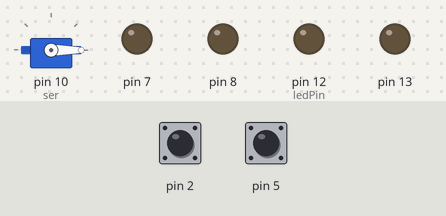
This sketch was run on a simulated Arduino Uno, built with avr-gcc and run on an emulated ATmega328P. On the bench: servo, output pins drawn as LEDs (lit = HIGH). Dashed ring = blinking. The inputs (shaded band) are chosen by the test bench; at power-on: pin 2 HIGH, pin 5 HIGH.

Above: at 3.2 s.
3.3 s: pin 2 pulled LOW for 3.2 s
At 3.67 s:
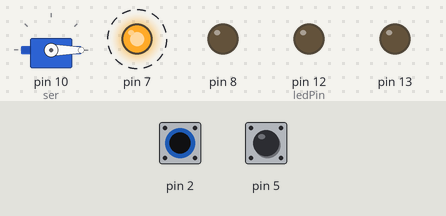
8.0 s: pin 5 pulled LOW for 1.45 s
At 8.59 s:
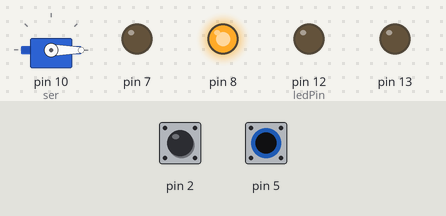
10.9 s: pin 5 pulled LOW for 3.2 s
At 14.1 s:
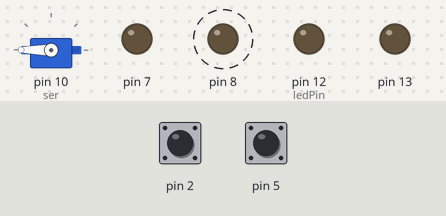
15.6 s: pin 2 pulled LOW for 1.45 s
At 17.9 s:
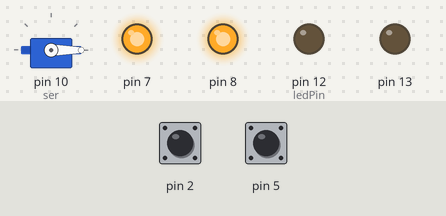
Timing chart, 0 to 19.6 s (numbered marks = the images above; inputs shaded):
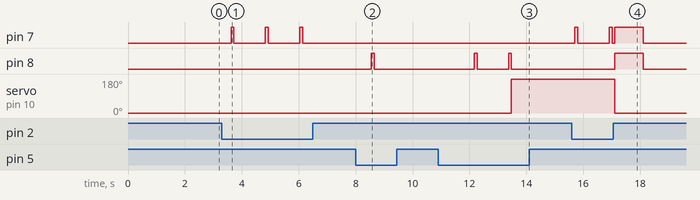

The sketch:

Cap_touch_door_lock.ino
```cpp
/*
  Arduino Starter Kit example
 Project 13  - Touch Sensor Lamp

 This sketch is written to accompany Project 13 in the
 Arduino Starter Kit

 Parts required:
 1 Megohm resistor
 metal foil or copper mesh
 220 ohm resistor
 LED

 Software required :
 CapacitiveSensor library by Paul Badger
 http://www.arduino.cc/playground/Main/CapacitiveSensor

 Created 18 September 2012
 by Scott Fitzgerald

 http://www.arduino.cc/starterKit

 This example code is part of the public domain
 */

// import the library (must be located in the
// Arduino/libraries directory)
#include <CapacitiveSensor.h>
#include<Servo.h>
CapacitiveSensor c1=CapacitiveSensor(4,2);
CapacitiveSensor c2=CapacitiveSensor(3,5);
Servo ser;


// pin the LED is connected to
const int ledPin = 12;
uint32_t t1,t2,t;
int count=0; //To measure how long the LEDs are on
int cnt=0; // TO lock/ reset
int d;
int m=3,n=3,p=0,q=0;
void setup() {


  ser.attach(10);
  ser.write(0);

  pinMode(13,OUTPUT);
  digitalWrite(13,LOW);
  pinMode(7,OUTPUT);
  pinMode(8,OUTPUT);
  pinMode(ledPin, OUTPUT);
  digitalWrite(12,LOW);
  digitalWrite(8,LOW);
  digitalWrite(7,LOW);
}

void loop() {
  long s0 = c1.capacitiveSensor(30);
  long s1=c2.capacitiveSensor(30);


  accepto(s0,s1);
  if(p==m&&q==n)
  {ser.write(180);
  Serial.print("HERE");
   time3(s0,s1);
    }
    else if(p==5||q==5)
    {ser.write(0);
     p=0;
     q=0;
     digitalWrite(7,HIGH);
     digitalWrite(8,HIGH);
      }

    else
    digitalWrite(12,LOW);


  delay(1000);
  digitalWrite(7,LOW);
  digitalWrite(8,LOW);


}

void codecnt1(long a,long b)
{
  if(a>500&&b<500)
  {p++;
  digitalWrite(7,HIGH);
  }
  delay(100);


  digitalWrite(7,LOW);
  }

void codecnt2(long a,long b)
  {
  if(b>500&&a<500)
  {q++;
  digitalWrite(8,HIGH);
  }
  delay(100);
  digitalWrite(8,LOW);

  }

  void accepto(long a,long b)
  {int i,j;


    codecnt1(a,b);
    codecnt2(a,b);


  }

    void time3(long a,long b)
    {if(a>=500&&b>=500)
    {digitalWrite(12,HIGH);
      if(count==0)
    {
      t1=millis();
      count=1;

      }
      else
      {t2=millis();
       count=0;
       t=t2-t1;
       t=t/1000;

       if(t==1)
       {
        cnt++;

        }
        if(cnt==3)
        {
          ser.write(0);
          p=0;
          q=0;
          cnt=0;
          }


        }

    } delay(10);
    digitalWrite(12,LOW);
      }
```

Measured:
- after the input at 3.3 s, pin 7: alternates HIGH for 0.10 s and LOW for 1.1 s, starting after 0.32 s
- after the input at 8.0 s, pin 8: LOW → HIGH after 0.55 s, → LOW 0.10 s later
- after the input at 10.9 s, pin 8: alternates HIGH for 0.10 s and LOW for 1.1 s, 4 changes in all, then stays LOW, starting after 1.3 s; servo on pin 10 (ser): 0° → 180° after 2.6 s
- after the input at 15.6 s, pin 7: goes HIGH 0.10 s, LOW 1.1 s, HIGH 0.10 s, LOW 0.10 s, HIGH 1.0 s, then LOW, starting after 0.11 s; pin 8: LOW → HIGH after 1.5 s, → LOW 1.0 s later; servo on pin 10 (ser): 180° → 0° after 1.5 s
